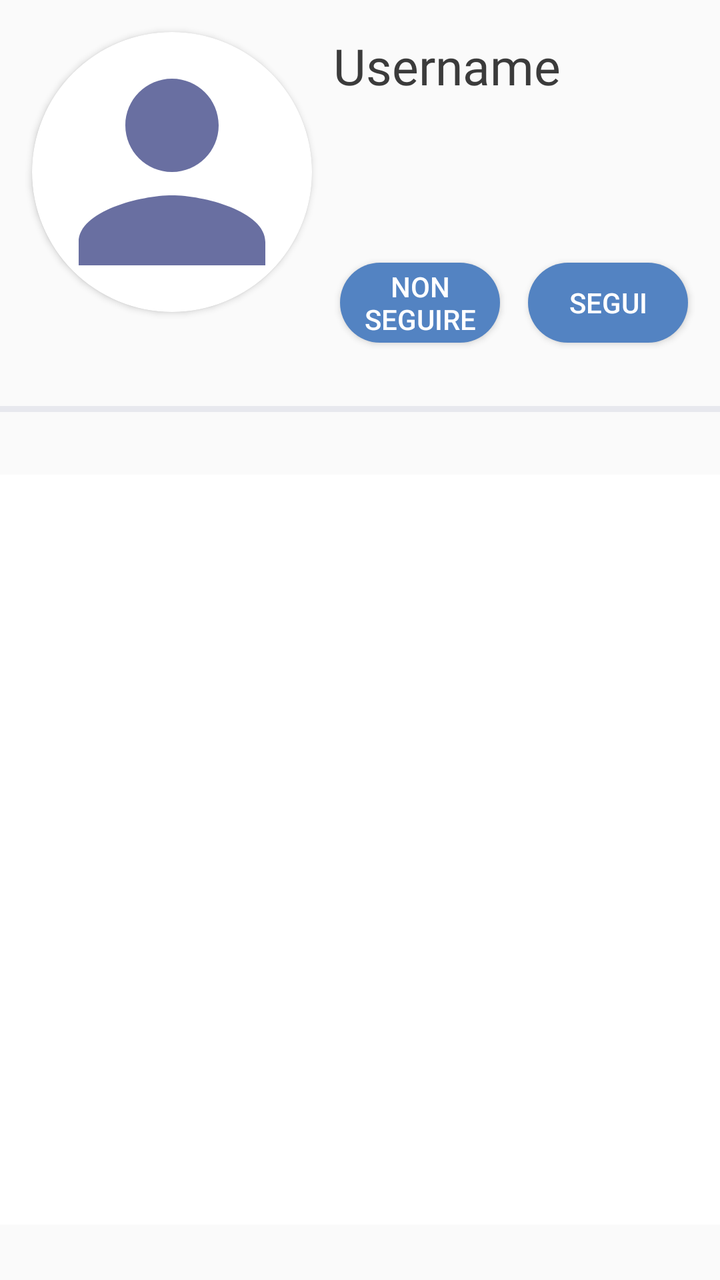
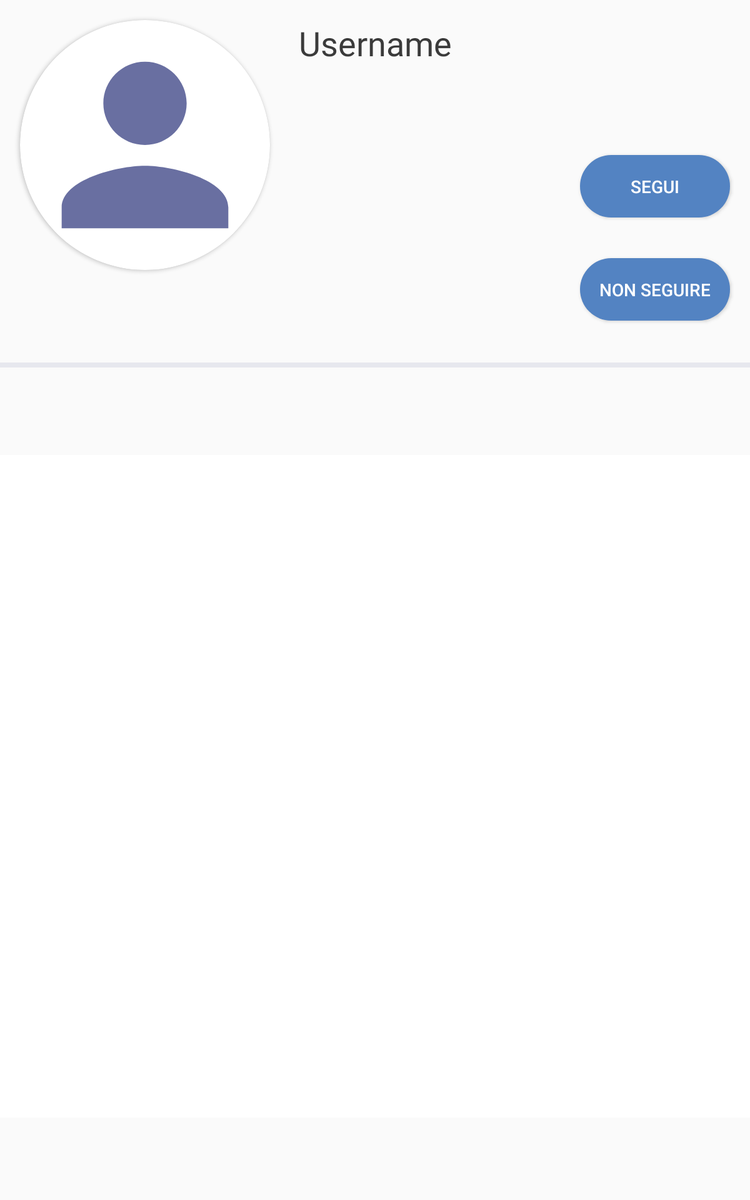

First picture: res/layout/ on a phone held upright. Second picture: the repository's own variant of that layout, on a device whose configuration matches the variant's folder. Source for both follows.
<!-- AndroidManifest.xml: application theme AppTheme -->
<!-- res/layout/fragment_dett_utente.xml -->
<?xml version="1.0" encoding="utf-8"?>
<FrameLayout xmlns:android="http://schemas.android.com/apk/res/android"
    xmlns:app="http://schemas.android.com/apk/res-auto"
    xmlns:tools="http://schemas.android.com/tools"
    android:layout_width="match_parent"
    android:layout_height="match_parent"
    tools:context=".DettUtenteFragment"
    >

    <android.support.constraint.ConstraintLayout xmlns:android="http://schemas.android.com/apk/res/android"
        xmlns:app="http://schemas.android.com/apk/res-auto"
        xmlns:tools="http://schemas.android.com/tools"
        android:layout_width="match_parent"
        android:layout_height="match_parent"
        android:focusable="true"
        android:focusableInTouchMode="true"
        tools:context=".MainActivity">


        

        <android.support.v7.widget.CardView
            android:id="@+id/view3"
            android:layout_width="140dp"
            android:layout_height="140dp"
            android:layout_centerHorizontal="true"
            android:layout_marginStart="16dp"
            android:layout_marginTop="16dp"
            android:layout_marginEnd="8dp"
            android:layout_marginBottom="8dp"
            android:elevation="12dp"
            android:innerRadius="0dp"
            android:shape="ring"
            android:thicknessRatio="1.9"
            app:cardCornerRadius="70dp"
            app:layout_constraintBottom_toBottomOf="parent"
            app:layout_constraintEnd_toEndOf="parent"
            app:layout_constraintHorizontal_bias="0.0"
            app:layout_constraintStart_toStartOf="parent"
            app:layout_constraintTop_toTopOf="parent"
            app:layout_constraintVertical_bias="0.0">

            <ImageView
                android:id="@+id/imageViewDett"
                android:layout_width="match_parent"
                android:layout_height="match_parent"
                android:layout_alignParentTop="true"
                android:layout_centerHorizontal="true"
                android:background="@drawable/ic_person_blue_24dp"
                tools:src="@tools:sample/avatars" />
        </android.support.v7.widget.CardView>

        <TextView
            android:id="@+id/userDett"
            android:layout_width="wrap_content"
            android:layout_height="28dp"
            android:layout_marginStart="8dp"
            android:layout_marginTop="16dp"
            android:layout_marginEnd="8dp"
            android:layout_marginBottom="8dp"
            android:fontFamily="@font/tcm"
            android:text="Username"
            android:textAlignment="center"
            android:textColor="#3b3b3b"
            android:textSize="25sp"
            app:layout_constraintBottom_toBottomOf="parent"
            app:layout_constraintEnd_toEndOf="parent"
            app:layout_constraintHorizontal_bias="0.037"
            app:layout_constraintStart_toEndOf="@+id/view3"
            app:layout_constraintTop_toTopOf="parent"
            app:layout_constraintVertical_bias="0.0" />

        <ListView
            android:id="@+id/postlistviewDett"
            android:layout_width="match_parent"
            android:layout_height="375dp"
            android:background="@color/colorWhite"
            android:dividerHeight="0dp"
            app:layout_constraintBottom_toBottomOf="parent"
            app:layout_constraintEnd_toEndOf="parent"
            app:layout_constraintHorizontal_bias="0.0"
            app:layout_constraintStart_toStartOf="parent"
            app:layout_constraintTop_toBottomOf="@+id/divider" />

        <View
            android:id="@+id/divider"
            android:layout_width="wrap_content"
            android:layout_height="3dp"
            android:layout_marginStart="8dp"
            android:layout_marginTop="4dp"
            android:layout_marginEnd="8dp"
            android:layout_marginBottom="4dp"
            android:background="?android:attr/listDivider"
            android:backgroundTint="@color/colorAccent"
            app:layout_constraintBottom_toTopOf="@+id/postlistviewDett"
            app:layout_constraintEnd_toEndOf="parent"
            app:layout_constraintStart_toStartOf="parent"
            app:layout_constraintTop_toBottomOf="@+id/seguiOn"
            app:layout_constraintVertical_bias="0.0" />

        <Button
            android:id="@+id/seguiOn"
            android:layout_width="80dp"
            android:layout_height="40dp"
            android:layout_marginStart="8dp"
            android:layout_marginTop="8dp"
            android:layout_marginEnd="16dp"
            android:layout_marginBottom="8dp"
            android:background="@drawable/round_corners"
            android:onClick="onClick"
            android:text="Segui"
            android:textColor="@color/colorWhite"
            app:layout_constraintBottom_toBottomOf="parent"
            app:layout_constraintEnd_toEndOf="parent"
            app:layout_constraintHorizontal_bias="1.0"
            app:layout_constraintStart_toStartOf="parent"
            app:layout_constraintTop_toTopOf="parent"
            app:layout_constraintVertical_bias="0.211" />

        <Button
            android:id="@+id/nonSeguire"
            android:layout_width="80dp"
            android:layout_height="40dp"
            android:layout_marginStart="8dp"
            android:layout_marginTop="8dp"
            android:layout_marginEnd="8dp"
            android:layout_marginBottom="8dp"
            android:background="@drawable/round_corners"
            android:onClick="onClick"
            android:paddingLeft="6dp"
            android:paddingRight="6dp"
            android:text="Non seguire"
            android:textColor="@color/colorWhite"
            app:layout_constraintBottom_toBottomOf="parent"
            app:layout_constraintEnd_toStartOf="@+id/seguiOn"
            app:layout_constraintStart_toEndOf="@+id/view3"
            app:layout_constraintTop_toTopOf="parent"
            app:layout_constraintVertical_bias="0.211" />




    </android.support.constraint.ConstraintLayout>

</FrameLayout>
<!-- resources referenced by this layout -->
<resources>
  <color name="colorAccent">#a91d2671</color>
  <color name="colorWhite">#ffffff</color>
  <!-- drawable ic_person_blue_24dp (drawable) -->
  <vector android:height="24dp" android:tint="#a91d2671"
      android:viewportHeight="24.0" android:viewportWidth="24.0"
      android:width="24dp" xmlns:android="http://schemas.android.com/apk/res/android">
      <path android:fillColor="#FF000000" android:pathData="M12,12c2.21,0 4,-1.79 4,-4s-1.79,-4 -4,-4 -4,1.79 -4,4 1.79,4 4,4zM12,14c-2.67,0 -8,1.34 -8,4v2h16v-2c0,-2.66 -5.33,-4 -8,-4z"/>
  </vector>
  <!-- drawable round_corners (drawable) -->
  <?xml version="1.0" encoding="utf-8"?>
  <shape xmlns:android="http://schemas.android.com/apk/res/android"
      android:shape="rectangle">
  
      <solid android:color="#5383c2"/>
      <corners android:radius="25dp"/>
  
  
  </shape>
  <style name="AppTheme" parent="Theme.AppCompat.Light.NoActionBar">
          
          <item name="colorPrimary">@color/colorPrimary</item>
          <item name="colorPrimaryDark">@color/colorButtonBlue</item>
          <item name="colorAccent">@color/colorAccent</item>
      </style>
  <color name="colorPrimary">#1D2671</color>
  <color name="colorButtonBlue">#1D2671</color>
</resources>
<!-- res/layout-large/fragment_dett_utente.xml (the repository's variant of the layout above) -->
<!-- drawn on a 7-inch tablet held upright -->
<?xml version="1.0" encoding="utf-8"?>
<FrameLayout xmlns:android="http://schemas.android.com/apk/res/android"
    xmlns:app="http://schemas.android.com/apk/res-auto"
    xmlns:tools="http://schemas.android.com/tools"
    android:layout_width="match_parent"
    android:layout_height="match_parent"
    tools:context=".DettUtenteFragment"
    >

    <android.support.constraint.ConstraintLayout xmlns:android="http://schemas.android.com/apk/res/android"
        xmlns:app="http://schemas.android.com/apk/res-auto"
        xmlns:tools="http://schemas.android.com/tools"
        android:layout_width="match_parent"
        android:layout_height="match_parent"
        android:focusable="true"
        android:focusableInTouchMode="true"
        tools:context=".MainActivity">


        

        <android.support.v7.widget.CardView
            android:id="@+id/view3"
            android:layout_width="200dp"
            android:layout_height="200dp"
            android:layout_centerHorizontal="true"
            android:layout_marginStart="16dp"
            android:layout_marginTop="16dp"
            android:layout_marginEnd="8dp"
            android:layout_marginBottom="8dp"
            android:elevation="12dp"
            android:innerRadius="0dp"
            android:shape="ring"
            android:thicknessRatio="1.9"
            app:cardCornerRadius="100dp"
            app:layout_constraintBottom_toBottomOf="parent"
            app:layout_constraintEnd_toEndOf="parent"
            app:layout_constraintHorizontal_bias="0.0"
            app:layout_constraintStart_toStartOf="parent"
            app:layout_constraintTop_toTopOf="parent"
            app:layout_constraintVertical_bias="0.0">

            <ImageView
                android:id="@+id/imageViewDett"
                android:layout_width="match_parent"
                android:layout_height="match_parent"
                android:layout_alignParentTop="true"
                android:layout_centerHorizontal="true"
                android:background="@drawable/ic_person_blue_24dp"
                tools:src="@tools:sample/avatars" />
        </android.support.v7.widget.CardView>

        <TextView
            android:id="@+id/userDett"
            android:layout_width="wrap_content"
            android:layout_height="30dp"
            android:layout_marginStart="8dp"
            android:layout_marginTop="16dp"
            android:layout_marginEnd="8dp"
            android:layout_marginBottom="8dp"
            android:fontFamily="@font/tcm"
            android:text="Username"
            android:textAlignment="center"
            android:textColor="#3b3b3b"
            android:textSize="27sp"
            app:layout_constraintBottom_toBottomOf="parent"
            app:layout_constraintEnd_toEndOf="parent"
            app:layout_constraintStart_toStartOf="parent"
            app:layout_constraintTop_toTopOf="parent"
            app:layout_constraintVertical_bias="0.0" />

        <ListView
            android:id="@+id/postlistviewDett"
            android:layout_width="match_parent"
            android:layout_height="530dp"
            android:background="@color/colorWhite"
            android:dividerHeight="0dp"
            app:layout_constraintBottom_toBottomOf="parent"
            app:layout_constraintEnd_toEndOf="parent"
            app:layout_constraintHorizontal_bias="0.0"
            app:layout_constraintStart_toStartOf="parent"
            app:layout_constraintTop_toBottomOf="@+id/divider" />

        <View
            android:id="@+id/divider"
            android:layout_width="wrap_content"
            android:layout_height="4dp"
            android:layout_marginStart="8dp"
            android:layout_marginTop="8dp"
            android:layout_marginEnd="8dp"
            android:layout_marginBottom="4dp"
            android:background="?android:attr/listDivider"
            android:backgroundTint="@color/colorAccent"
            app:layout_constraintBottom_toTopOf="@+id/postlistviewDett"
            app:layout_constraintEnd_toEndOf="parent"
            app:layout_constraintStart_toStartOf="parent"
            app:layout_constraintTop_toBottomOf="@+id/view3"
            app:layout_constraintVertical_bias="1.0" />

        <Button
            android:id="@+id/seguiOn"
            android:layout_width="120dp"
            android:layout_height="50dp"
            android:layout_marginStart="8dp"
            android:layout_marginTop="8dp"
            android:layout_marginEnd="16dp"
            android:layout_marginBottom="8dp"
            android:background="@drawable/round_corners"
            android:onClick="onClick"
            android:text="Segui"
            android:textColor="@color/colorWhite"
            app:layout_constraintBottom_toBottomOf="parent"
            app:layout_constraintEnd_toEndOf="parent"
            app:layout_constraintHorizontal_bias="1.0"
            app:layout_constraintStart_toEndOf="@+id/view3"
            app:layout_constraintTop_toTopOf="parent"
            app:layout_constraintVertical_bias="0.13" />

        <Button
            android:id="@+id/nonSeguire"
            android:layout_width="120dp"
            android:layout_height="50dp"
            android:layout_marginStart="8dp"
            android:layout_marginTop="8dp"
            android:layout_marginEnd="16dp"
            android:layout_marginBottom="8dp"
            android:background="@drawable/round_corners"
            android:onClick="onClick"
            android:paddingLeft="6dp"
            android:paddingRight="6dp"
            android:text="Non seguire"
            android:textColor="@color/colorWhite"
            app:layout_constraintBottom_toBottomOf="parent"
            app:layout_constraintEnd_toEndOf="parent"
            app:layout_constraintHorizontal_bias="1.0"
            app:layout_constraintStart_toEndOf="@+id/view3"
            app:layout_constraintTop_toTopOf="parent"
            app:layout_constraintVertical_bias="0.222" />




    </android.support.constraint.ConstraintLayout>

</FrameLayout>
